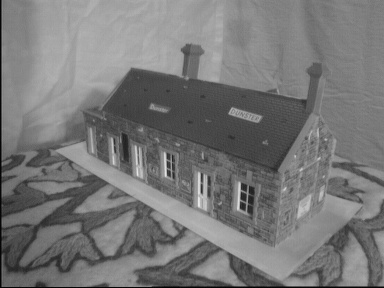
%> input picture data/part2/house1.jpg, 384 x 288 px
$ octave main2.m   (GNU Octave 9; MATLAB toolbox functions it lacks are replaced by stand-ins)
%> lines starting %> are read from the running program, lines starting %| are printed output that depends on the picture
### code/harris.m
% HARRIS - Harris corner detector
%
% Usage:  [cim, r, c] = harris(im, sigma, thresh, radius, disp)
%
% Arguments:
%            im     - image to be processed.
%            sigma  - standard deviation of smoothing Gaussian. Typical
%                     values to use might be 1-3.
%            thresh - threshold (optional). Try a value ~1000.
%            radius - radius of region considered in non-maximal
%                     suppression (optional). Typical values to use might
%                     be 1-3.
%            disp   - optional flag (0 or 1) indicating whether you want
%                     to display corners overlayed on the original
%                     image. This can be useful for parameter tuning.
%
% Returns:
%            cim    - binary image marking corners.
%            r      - row coordinates of corner points.
%            c      - column coordinates of corner points.
%
% If thresh and radius are omitted from the argument list 'cim' is returned
% as a raw corner strength image and r and c are returned empty.

% Reference:
% C.G. Harris and M.J. Stephens. "A combined corner and edge detector",
% Proceedings Fourth Alvey Vision Conference, Manchester.
% pp 147-151, 1988.
%
% Author:
% Peter Kovesi
% Department of Computer Science & Software Engineering
% The University of Western Australia
% pk@cs.uwa.edu.au  www.cs.uwa.edu.au/~pk
%
% March 2002

function [cim, r, c] = harris(im, sigma, thresh, radius, disp)

    error(nargchk(2,5,nargin));

    dx = [-1 0 1; -1 0 1; -1 0 1]; % Derivative masks
    dy = dx';

    Ix = conv2(im, dx, 'same');    % Image derivatives
    Iy = conv2(im, dy, 'same');

    % Generate Gaussian filter of size 6*sigma (+/- 3sigma) and of
    % minimum size 1x1.
    g = fspecial('gaussian',max(1,fix(6*sigma)), sigma);

    Ix2 = conv2(Ix.^2, g, 'same'); % Smoothed squared image derivatives
    Iy2 = conv2(Iy.^2, g, 'same');
    Ixy = conv2(Ix.*Iy, g, 'same');

    cim = (Ix2.*Iy2 - Ixy.^2)./(Ix2 + Iy2 + eps); % Harris corner measure

    % Alternate Harris corner measure used by some.  Suggested that
    % k=0.04 - I find this a bit arbitrary and unsatisfactory.
%   cim = (Ix2.*Iy2 - Ixy.^2) - k*(Ix2 + Iy2).^2;

    if nargin > 2   % We should perform nonmaximal suppression and threshold

	% Extract local maxima by performing a grey scale morphological
	% dilation and then finding points in the corner strength image that
	% match the dilated image and are also greater than the threshold.
	sze = 2*radius+1;                   % Size of mask.
	mx = ordfilt2(cim,sze^2,ones(sze)); % Grey-scale dilate.
	cim = (cim==mx)&(cim>thresh);       % Find maxima.

	[r,c] = find(cim);                  % Find row,col coords.

	if nargin==5 & disp      % overlay corners on original image
	    figure, imagesc(im), axis image, colormap(gray), hold on
	    plot(c,r,'ys'), title('corners detected');
	end

    else  % leave cim as a corner strength image and make r and c empty.
	r = []; c = [];
    end

### code/extractNeighborhood2.m
function [neighbor_arr, coor] = extractNeighborhood2(image,x_coordinate, y_coordinate, window_size)
%
% Usage:  [fneighbor_arr, corr] = extractNeighborhood(image, x_coordinate, y_coordinate, window_size)
% Extract local neighborhoods around every keypoint in both images, and form descriptors by
% flattening the pixel values in each neighborhood to one-dimensional vectors
% Arguments:
%       image - image from which we have to extract neighborhood pixel values.
%       x_coordinate - x coordinate of all keypoints in image
%       y_coordinate - y coordinate of all keypoints in image
%       window_size - Neighborhood size
% Returns:
%       neighbor_arr - flattened neighborhood descriptor for the given keypoint
%       corr - coordinates of keypoints
  [h,w] = size(image);
  offset = (window_size - 1)/2;

  K=0;
  neighbor_arr = zeros(size(x_coordinate,1),window_size,window_size);
  coor = zeros(size(x_coordinate,1),2);

  for i=1:size(x_coordinate,1)
    X=x_coordinate(i,1);%feature point coordinates returned by the harris detector
    Y=y_coordinate(i,1);
    if(X-offset>0 && Y-offset>0 && X+offset<h && Y+offset<w)
      K=K+1;
      start_x = X - offset;
      end_x = X + offset;
      start_y = Y - offset;
      end_y = Y + offset;
      neighbor_arr(K,:,:) = image(start_x:end_x, start_y:end_y);
      coor(K,1) = Y;
      coor(K,2) = X;
    end
  end
  coor = coor(1:K,:);
  neighbor_arr = neighbor_arr(1:K,:,:);
  neighbor_arr = reshape(neighbor_arr, [], window_size^2);
end

### code/dist2.m
function n2 = dist2(x, c)
% DIST2	Calculates squared distance between two sets of points.
% Adapted from Netlab neural network software:
% http://www.ncrg.aston.ac.uk/netlab/index.php
%
%	Description
%	D = DIST2(X, C) takes two matrices of vectors and calculates the
%	squared Euclidean distance between them.  Both matrices must be of
%	the same column dimension.  If X has M rows and N columns, and C has
%	L rows and N columns, then the result has M rows and L columns.  The
%	I, Jth entry is the  squared distance from the Ith row of X to the
%	Jth row of C.
%
%
%	Copyright (c) Ian T Nabney (1996-2001)

[ndata, dimx] = size(x);
[ncentres, dimc] = size(c);
if dimx ~= dimc
	error('Data dimension does not match dimension of centres')
end

n2 = (ones(ncentres, 1) * sum((x.^2)', 1))' + ...
  ones(ndata, 1) * sum((c.^2)',1) - ...
  2.*(x*(c'));

% Rounding errors occasionally cause negative entries in n2
if any(any(n2<0))
  n2(n2<0) = 0;
end

### code/plot_lines.m
function plot_lines(image1, image2, image1_points, image2_points, title)
%To plot lines

figure('NumberTitle', 'off', 'Name', title);
hold on;
imshow([image1, image2]);
width = size(image1, 2);

hold on;
plot(image1_points(:, 1),image1_points(:, 2),'oy');
hold on;
plot(image2_points(:, 1)+width,image2_points(:, 2),'+c');
truesize;

for i=1:size(image1_points, 1)
    plot([image1_points(i, 1) (image2_points(i, 1)+width)],[image1_points(i, 2) image2_points(i, 2)], 'r');
end
end

### data/part2/ransac_part2.m
function [maxF, maxinliers_img1, maxinliers_img2, max_pt_line_dist, index] = ransac_part2(image1_points, image2_points)
%
h = size(image1_points, 1);
N = 2000;
inlier_dist_thresh = 3;
inlier_maxcount = -99;
random_pts = 8;
maxF = [];
dist = zeros(N, h);
%for N interations
for iterations=1:N

    %find 8 random pixels in both image1 and image2
    n1 = numel(image1_points(:,1));
    idx = randperm(n1,random_pts);
    src = image1_points(idx,:);
    dest = image2_points(idx,:);

    F = compute_norm_fundamental([src, dest]);
    inliers_img1 = [];
    inliers_img2 = [];
    L = (F * [image1_points ones(h,1)]')'; % transform points from
    L = L ./ repmat(sqrt(L(:,1).^2 + L(:,2).^2), 1, 3); % rescale the line
    pt_line_dist = abs(sum(L .* [image2_points ones(h,1)],2));
    %closest_pt = image2_points(:) - L(:,1:2) .* repmat(pt_line_dist, 1, 2);
    index = find(pt_line_dist < inlier_dist_thresh);
    inliers_img1 = [inliers_img1;image1_points(index, :)];
    inliers_img2 = [inliers_img2;image2_points(index,:)];
% [16 lines of commented-out code are left out]
    if(~isempty(inliers_img1))
        if(numel(inliers_img1(:,1)) > inlier_maxcount)
            maxF = F;
            max_pt_line_dist = pt_line_dist;
            maxinliers_img1 = inliers_img1;
            maxinliers_img2 = inliers_img2;
            inlier_maxcount = numel(inliers_img1(:,1));
        end
    end
end

%report number of inliers, average residual of inliers,

end

### data/part2/compute_norm_fundamental.m
function [F] = compute_norm_fundamental(matches)
    x_mean1 = mean(matches(:,1));
    y_mean1 = mean(matches(:,2));
    sigmax1 = var(matches(:,1));
    sigmay1 = var(matches(:,2));
    x_mean2 = mean(matches(:,3));
    y_mean2 = mean(matches(:,4));
    sigmax2 = var(matches(:,3));
    sigmay2 = var(matches(:,4));
% [8 lines of commented-out code are left out]
    T1 = zeros(3, 3);
    T1 = [1/sigmax1 0 -x_mean1/sigmax1; 0 1/sigmay1 -y_mean1/sigmay1;0 0 1];
    A1 = [matches(:,1:2), ones(size(matches,1),1)];
    B1 = T1 * A1';
    B1 = B1';

    T2 = [1/sigmax2 0 -x_mean2/sigmax1; 0 1/sigmay2 -y_mean2/sigmay2;0 0 1];
    A2 = [matches(:,3:4), ones(size(matches,1),1)];
    B2 = T2 * A2';
    B2 = B2';

    norm_coor = [B1(:,1:2), B2(:,1:2)];
    F = fit_fundamental(norm_coor);
    F = T2' * F * T1;
    F = F/F(3,3);
end

### data/part2/fit_fundamental.m
function [F] = fit_fundamental(matches)

    X(:,1) = matches(:,3) .* matches(:,1);
    X(:,2) = matches(:,3) .* matches(:,2);
    X(:,3) = matches(:,3);
    X(:,4) = matches(:,4) .* matches(:,1);
    X(:,5) = matches(:,4) .* matches(:,2);
    X(:,6) = matches(:,4);
    X(:,7) = matches(:,1);
    X(:,8) = matches(:,2);
    X(:,9) = 1;

    [U, S, V] = svd(X);
    F = V(:, end);
    F = reshape(F, [3 3]);
    F = F';

    %SVD of F
    [Uf, Sf, Vf] = svd(F);
    Sf(3,3) = 0;
    F = Uf * Sf * Vf';
% [9 lines of commented-out code are left out]
end

### data/part2/main2.m
addpath(genpath('../../code'));
%Constants
sigma = 2;
thresh = 0.01;
radius = 2;
window_size = 9;
distance_threshold = 20;

%Read image 1 and image 2
I1 = imread('house1.jpg');
%> I1 is the input picture: size 288x384x3 uint8; min 0, max 232, mean 119.2
I2 = imread('house2.jpg');
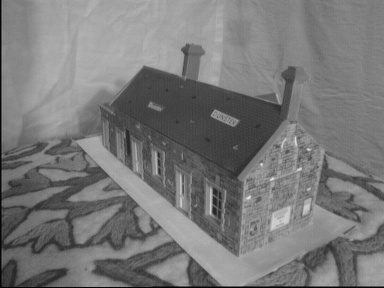
%> input picture data/part2/house2.jpg, 384 x 288 px
%> I2 is the input picture: size 288x384x3 uint8; min 0, max 229, mean 120.7
matches = load('house_matches.txt');

%convert into grayscale and double
img1 = im2double(I1);
img2 = im2double(I2);
img1 = rgb2gray(img1);
%> img1: size 288x384 double
img2 = rgb2gray(img2);
%> img2: size 288x384 double

%apply harris detector on both images and get the keypoints
[cim1, r1, c1] = harris(img1, sigma, thresh, radius, 1);
%> in harris, `cim = (cim==mx)&(cim>thresh);`:
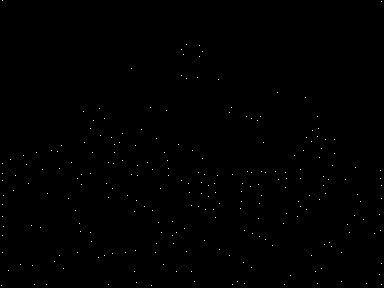
%> cim: size 288x384 logical; 0.22% white in thin lines or dots
%> in harris, `[r,c] = find(cim);`: r = 240 values from 1 to 286; c = 240 values from 2 to 382
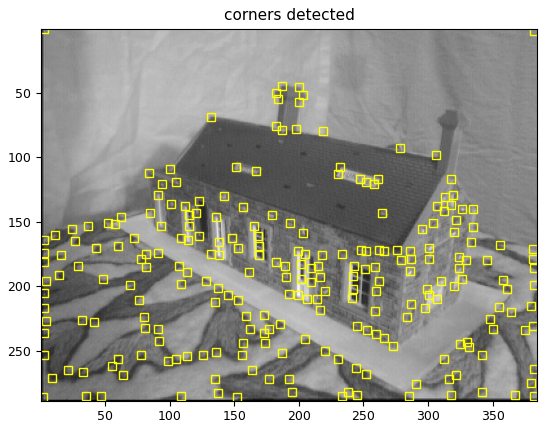
%> figure redrawn from the program's plot data
%> r1 = 240 values, max 286 at index 1, min 1 at index 2, mean 190.6; c1 = 240 values from 2 to 382
[cim2, r2, c2] = harris(img2, sigma, thresh, radius, 1);
%> in harris (call 2), `cim = (cim==mx)&(cim>thresh);`: cim: size 288x384 logical; 0.21% white in thin lines or dots
%> r2 = 228 values, max 285 at index 2, min 1 at index 1, mean 191.1; c2 = 228 values from 3 to 383

%total number of keypoints in both images
keypoints1_count = size(r1, 1);
%> keypoints1_count = 240
keypoints2_count = size(r2, 1);
%> keypoints2_count = 228

%For image 1, extract neighborhood for each keypoint
% neighbor1 = zeros(keypoints1_count, window_size^2);
% fneighbor_arr = zeros(1, window_size^2);
[neighbor1, corr1] = extractNeighborhood2(img1, r1, c1, window_size);
%> the loop in extractNeighborhood2, `for i=1:size(x_coordinate,1)` made 240 passes
%> (X, Y, start_x, end_x, start_y, end_y) on passes 12, 13, 14, 15, 16, 17, 18, 19, 20, 21, 23, 24: (271, 9, 267, 275, 5, 13), (160, 11, 156, 164, 7, 15), (191, 14, 187, 195, 10, 18), (176, 16, 172, 180, 12, 20), (265, 21, 261, 269, 17, 25), (156, 24, 152, 160, 20, 28), (165, 27, 161, 169, 23, 31), (184, 29, 180, 188, 25, 33), (226, 32, 222, 230, 28, 36), (266, 33, 262, 270, 29, 37), (153, 37, 149, 157, 33, 41), (228, 41, 224, 232, 37, 45)
%> (X, Y) on passes 1 to 6: (286, 2), (1, 3), (164, 3), (174, 3), (181, 3), (205, 3)
%> after the loop in extractNeighborhood2, `for i=1:size(x_coordinate,1)`: K = 210; coor = 240 rows, first 12: [9 271; 11 160; 14 191; 16 176; 21 265; 24 156; 27 165; 29 184; 32 226; 33 266; 37 153; 41 228]; end_x = 238; end_y = 379; start_x = 230; start_y = 371
%> in extractNeighborhood2, `coor = coor(1:K,:);`: coor = 210 rows, first 12: [9 271; 11 160; 14 191; 16 176; 21 265; 24 156; 27 165; 29 184; 32 226; 33 266; 37 153; 41 228]
%> in extractNeighborhood2, `neighbor_arr = reshape(neighbor_arr, [], window_size^2);`:
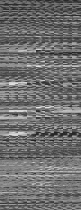
%> neighbor_arr: size 210x81 double; min 0.11, max 0.91, mean 0.436
%> corr1 has the same summary as coor in extractNeighborhood2
size(corr1,1)
%> ans = 210
for i=1:size(corr1,1)
    neighbor1(i,:) = (neighbor1(i,:) - mean(neighbor1(i,:)))/std(neighbor1(i,:));
    % neighbor1(i, :) = fneighbor_arr;
end
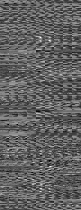
%> neighbor1: size 210x81 double; min -3.15, max 5.08, mean 2.73e-15; drawn with min black and max white
    % pause

%For image 2, extract neighborhood for each keypoint
[neighbor2, corr2] = extractNeighborhood2(img2, r2, c2, window_size);
%> the loop in extractNeighborhood2 (call 2), `for i=1:size(x_coordinate,1)` made 228 passes
%> (X, Y, start_x, end_x, start_y, end_y) on passes 10, 11, 12, 13, 15, 16, 17, 18, 19, 20, 21, 22: (243, 5, 239, 247, 1, 9), (183, 9, 179, 187, 5, 13), (244, 13, 240, 248, 9, 17), (261, 13, 257, 265, 9, 17), (175, 26, 171, 179, 22, 30), (208, 27, 204, 212, 23, 31), (245, 31, 241, 249, 27, 35), (162, 32, 158, 166, 28, 36), (146, 36, 142, 150, 32, 40), (251, 36, 247, 255, 32, 40), (170, 40, 166, 174, 36, 44), (153, 45, 149, 157, 41, 49)
%> (X, Y) on passes 1 to 6: (1, 3), (285, 3), (157, 4), (170, 4), (191, 4), (199, 4)
size(corr2,1)
%> ans = 201
for i=1:size(corr2,1)
    neighbor2(i,:) = (neighbor2(i,:) - mean(neighbor2(i,:)))/std(neighbor2(i,:));
    % neighbor1(i, :) = fneighbor_arr;
    % pause
end
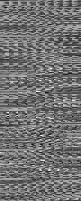
%> neighbor2: size 201x81 double; min -3.18, max 3.87, mean 2.03e-15; drawn with min black and max white

%Compute distances between every descriptor in image 1 with that in image 2
distance_matrix = dist2(neighbor1, neighbor2);

%find indices of those descriptors above certain threshold
[row, col] = find(distance_matrix < distance_threshold);

%store the putative matches in a list of point pairs
image1_points = zeros(size(row, 1),2);
image2_points = zeros(size(col, 1),2);
image1_points(:, 1) = corr1(row,1);
image1_points(:, 2) = corr1(row,2);
image2_points(:, 1) =  corr2(col,1);
image2_points(:, 2)= corr2(col,2);
plot_lines(img1, img2, image1_points, image2_points);
%> the loop in plot_lines, `for i=1:size(image1_points, 1)` made 118 passes

%RANSAC
[F, inliers_img1, inliers_img2, dist, index] = ransac_part2(image1_points, image2_points);
%> in ransac_part2, `dist = zeros(N, h);`: dist: size 2000x118 double; every value is 0
plot_lines(img1, img2, inliers_img1, inliers_img2);
%> the loop in plot_lines (call 2), `for i=1:size(image1_points, 1)` made 39 passes
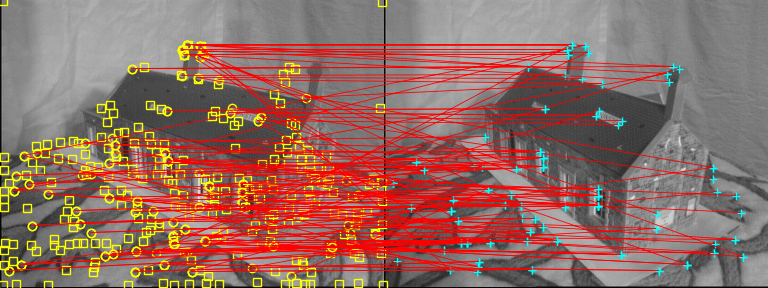
%> figure redrawn from the program's plot data; its title reads 'corners detected'
